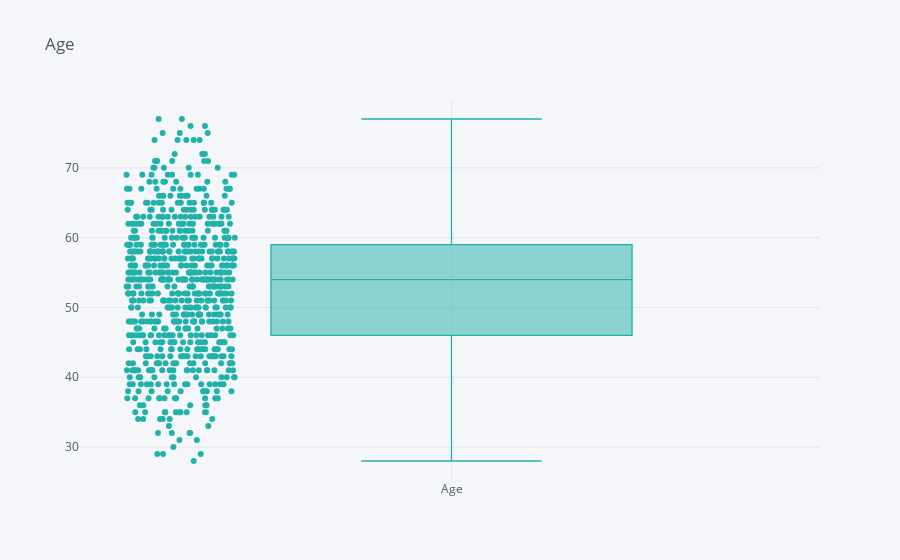
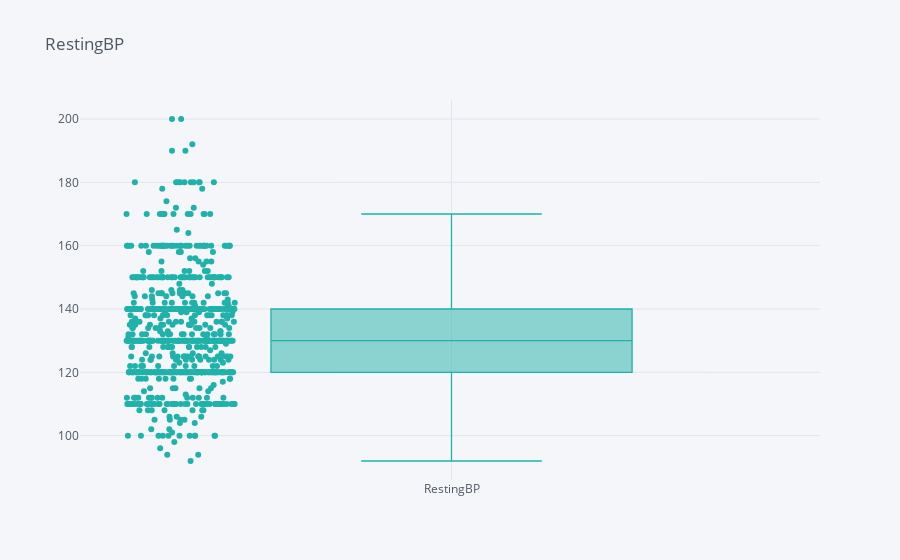
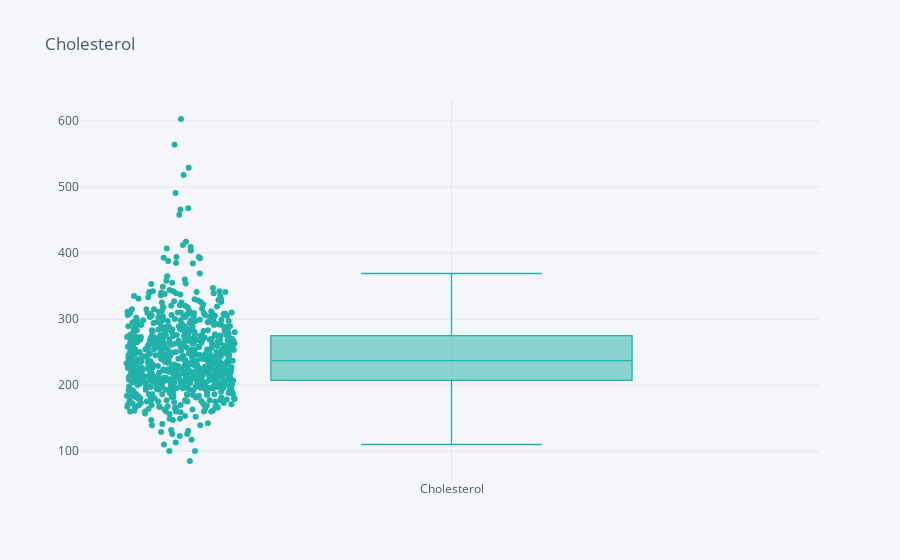
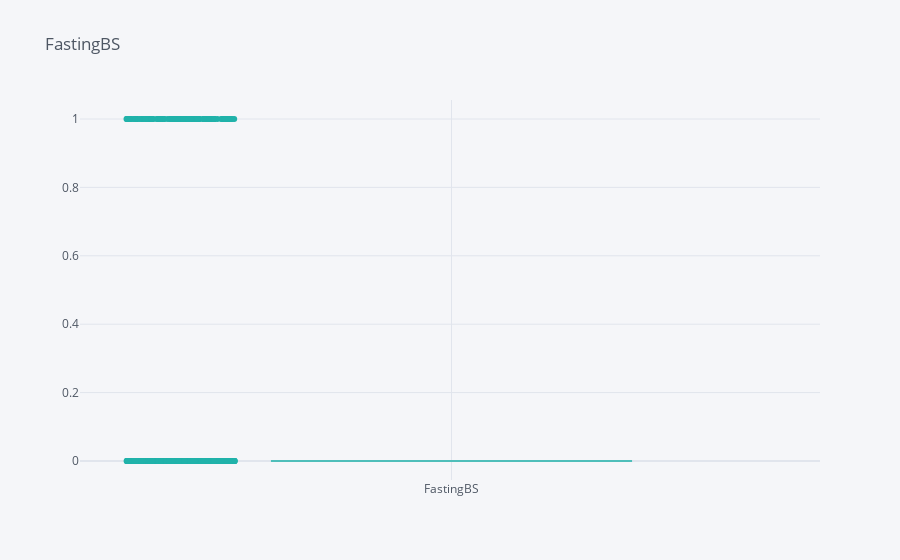

These figures' notebook cell, in order:
### Code cell
for i in numerical:
    data[i].iplot(kind="box", title=i, boxpoints="all",color='lightseagreen')

### Figure 1 — Plotly figure (JSON) as saved in the notebook; plotly's stock layout.template omitted (floating-point values rounded to 4 significant figures; data arrays with more than 128 entries replaced by an {"elided": "..."} marker saying what was removed)
{"data": [{"boxpoints": "all", "line": {"width": 1.3}, "marker": {"color": "rgba(32, 178, 170, 1.0)"}, "name": "Age", "orientation": "v", "y": {"elided": "746 int values"}, "type": "box"}], "layout": {"legend": {"bgcolor": "#F5F6F9", "font": {"color": "#4D5663"}}, "paper_bgcolor": "#F5F6F9", "plot_bgcolor": "#F5F6F9", "title": {"font": {"color": "#4D5663"}, "text": "Age"}, "xaxis": {"gridcolor": "#E1E5ED", "showgrid": true, "tickfont": {"color": "#4D5663"}, "title": {"font": {"color": "#4D5663"}, "text": ""}, "zerolinecolor": "#E1E5ED", "type": "category", "range": [-0.509, 0.5], "autorange": true}, "yaxis": {"gridcolor": "#E1E5ED", "showgrid": true, "tickfont": {"color": "#4D5663"}, "title": {"font": {"color": "#4D5663"}, "text": ""}, "zerolinecolor": "#E1E5ED", "type": "linear", "range": [25.28, 79.72], "autorange": true}, "autosize": true}}

### Figure 2 — Plotly figure (JSON) as saved in the notebook; plotly's stock layout.template omitted (floating-point values rounded to 4 significant figures; data arrays with more than 128 entries replaced by an {"elided": "..."} marker saying what was removed)
{"data": [{"boxpoints": "all", "line": {"width": 1.3}, "marker": {"color": "rgba(32, 178, 170, 1.0)"}, "name": "RestingBP", "orientation": "v", "y": {"elided": "746 int values"}, "type": "box"}], "layout": {"legend": {"bgcolor": "#F5F6F9", "font": {"color": "#4D5663"}}, "paper_bgcolor": "#F5F6F9", "plot_bgcolor": "#F5F6F9", "title": {"font": {"color": "#4D5663"}, "text": "RestingBP"}, "xaxis": {"gridcolor": "#E1E5ED", "showgrid": true, "tickfont": {"color": "#4D5663"}, "title": {"font": {"color": "#4D5663"}, "text": ""}, "zerolinecolor": "#E1E5ED", "type": "category", "range": [-0.509, 0.5], "autorange": true}, "yaxis": {"gridcolor": "#E1E5ED", "showgrid": true, "tickfont": {"color": "#4D5663"}, "title": {"font": {"color": "#4D5663"}, "text": ""}, "zerolinecolor": "#E1E5ED", "type": "linear", "range": [86, 206], "autorange": true}, "autosize": true}}

### Figure 3 — Plotly figure (JSON) as saved in the notebook; plotly's stock layout.template omitted (floating-point values rounded to 4 significant figures; data arrays with more than 128 entries replaced by an {"elided": "..."} marker saying what was removed)
{"data": [{"boxpoints": "all", "line": {"width": 1.3}, "marker": {"color": "rgba(32, 178, 170, 1.0)"}, "name": "Cholesterol", "orientation": "v", "y": {"elided": "746 int values"}, "type": "box"}], "layout": {"legend": {"bgcolor": "#F5F6F9", "font": {"color": "#4D5663"}}, "paper_bgcolor": "#F5F6F9", "plot_bgcolor": "#F5F6F9", "title": {"font": {"color": "#4D5663"}, "text": "Cholesterol"}, "xaxis": {"gridcolor": "#E1E5ED", "showgrid": true, "tickfont": {"color": "#4D5663"}, "title": {"font": {"color": "#4D5663"}, "text": ""}, "zerolinecolor": "#E1E5ED", "type": "category", "range": [-0.509, 0.5], "autorange": true}, "yaxis": {"gridcolor": "#E1E5ED", "showgrid": true, "tickfont": {"color": "#4D5663"}, "title": {"font": {"color": "#4D5663"}, "text": ""}, "zerolinecolor": "#E1E5ED", "type": "linear", "range": [56.22, 631.8], "autorange": true}, "autosize": true}}

### Figure 4 — Plotly figure (JSON) as saved in the notebook; plotly's stock layout.template omitted (floating-point values rounded to 4 significant figures; data arrays with more than 128 entries replaced by an {"elided": "..."} marker saying what was removed)
{"data": [{"boxpoints": "all", "line": {"width": 1.3}, "marker": {"color": "rgba(32, 178, 170, 1.0)"}, "name": "FastingBS", "orientation": "v", "y": {"elided": "746 int values"}, "type": "box"}], "layout": {"legend": {"bgcolor": "#F5F6F9", "font": {"color": "#4D5663"}}, "paper_bgcolor": "#F5F6F9", "plot_bgcolor": "#F5F6F9", "title": {"font": {"color": "#4D5663"}, "text": "FastingBS"}, "xaxis": {"gridcolor": "#E1E5ED", "showgrid": true, "tickfont": {"color": "#4D5663"}, "title": {"font": {"color": "#4D5663"}, "text": ""}, "zerolinecolor": "#E1E5ED", "type": "category", "range": [-0.509, 0.5], "autorange": true}, "yaxis": {"gridcolor": "#E1E5ED", "showgrid": true, "tickfont": {"color": "#4D5663"}, "title": {"font": {"color": "#4D5663"}, "text": ""}, "zerolinecolor": "#E1E5ED", "type": "linear", "range": [-0.05556, 1.056], "autorange": true}, "autosize": true}}
